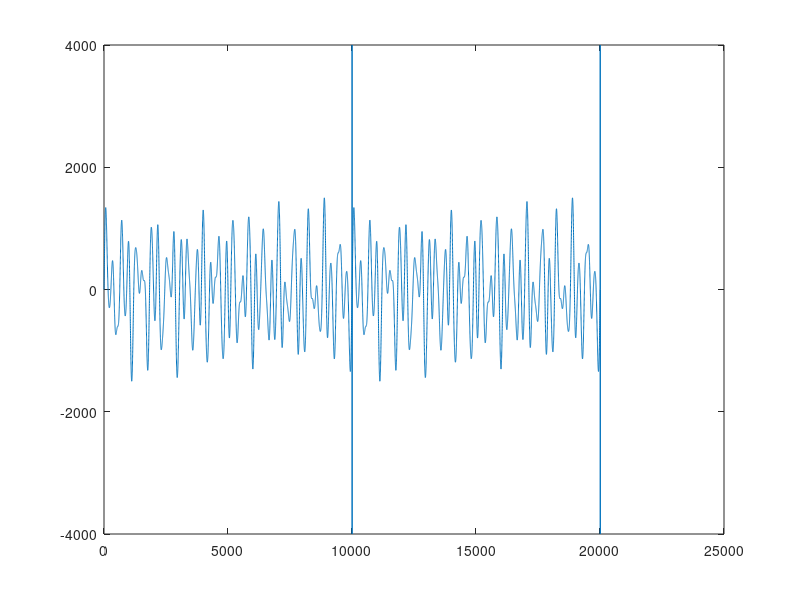

Reproduce this figure in MATLAB. (Note: this script raises an error after producing the figure.)
% need to save as a csv 
% no more that 20k lines
% either 1000 or 10000 samples per second 
% integer values in micro amps

clear all
close all

%%%%%%%%%%%%%%%%%%%%%%%%%%%%%%%%% EDIT HERE %%%%%%%%%%%%%%%%%%%%%%%%%%%%%%%
% Provide some time with zero motion at the beginnign and end, if desired
sr=100;          	            % sample rate 1000 Hz
zpad=0;                         % sec at beginning runs padded with zeros
zpad_after = 0;                 % sec at the end of runs padded with zeros
cycles = 19;                     % number of cycles for the sine to run
freq = [0.16 0.33 0.43 0.61 ];       % Hz 1:*[0.07,0.18, 0.31], *[0.07,0.25, 0.33 ], [0.07,0.17, 0.27, .47 ],[0.07,0.19, 0.26, .48 ], *[0.07,0.19, 0.36  ];
ampl = [0.7 1 0.48 0.18 ];                % +/- deg 
amp_scale = 1500;
phase_shift = [ 0, 0, 0, 0];

s1 = 'MacDougall_1_5mA_max4mA_100HzSample.csv'; %s2 = num2str(freq(f)); s3= '_a'; s4 = num2str(ampl(a));
%s5 = '_vtilt_ttilt_on.txt';
%%%%%%%%%%%%%%%%%%%%%%%%%%%%%%%%%%%% EDIT HERE %%%%%%%%%%%%%%%%%%%%%%%%%%%%
filename = strcat(s1); %,s2,s3,s4,s5
%%%%%%%%%%%%%%%%%%%%%%%%%%%%%%%%%%%%%%%%%%%%%%%%%%%%%%%%%%%%%%%%%%%%%%%%%%%

%select where to save the GVS profile
[fname,fpath]=uiputfile(filename,'Select directory to save profiles to:');
cd(fpath)

%% TTS Tilt Profile
tramp = 1/freq(4)/2; % ensures its goes to full sine at a peak, so its smooth
tend = 2*tramp + cycles / freq(1);     % time required to do ramp up, # cycles, ramp down

% Sum of Sines
sinusoid = ampl' .* sin([1/sr:1/sr:tend].*freq'.*2*pi+phase_shift');
sinusoid = sinusoid';
L = length(sinusoid);


ramp_sine = zeros(L,length(ampl));
ramp = zeros(L,1);
for i = 1:L
    if i <= tramp*sr
        % ramp(i) = 1/tramp * (i/sr - tramp/(2*pi) * sin(2*pi*i/sr/tramp)); % This is sigmoidal ramp, which is better since it avoids jumps
        % ramp_sine(i,:) = ramp(i) * sinusoid(i,:);  % scale the profile by the ramp up
        ramp_sine(i,:) = sinusoid(i,:); % in the middle, do no scaling of the profile
        ramp(i) = 1;
    elseif i > L - tramp*sr
        irampdown = (i-(L-tramp*sr));
        ramp(i) = 1 - 1/tramp * (irampdown/sr - tramp/(2*pi) * sin(2*pi*irampdown/sr/tramp)); % sigmoidal ramp down
        ramp_sine(i,:) = ramp(i) * sinusoid(i,:); % scale the profile by the ramp down
    else
        ramp_sine(i,:) = sinusoid(i,:); % in the middle, do no scaling of the profile
        ramp(i) = 1;
    end
end

ttsSin = sum(ramp_sine,2);
% ttsSin = sum(sinusoid,2);

% add in the zero padding at the beginning and end of the profile
Rcom = [zeros(zpad*sr,1); ttsSin; zeros(zpad_after*sr,1)];
max_amp = max(abs(Rcom));
Rcom = Rcom*amp_scale/max_amp;
% Rcom = floor([0 Rcom' 0 4000 0 -4000 0])'; %
Rcom = floor([0 Rcom(1:10000)' 0 4000 0 -4000 0])'; %
% Rcom = floor([0 Rcom(1:18368 )' 0 5000 0 -5000 0])'; %

plot([Rcom' Rcom']);

writematrix(Rcom,filename)